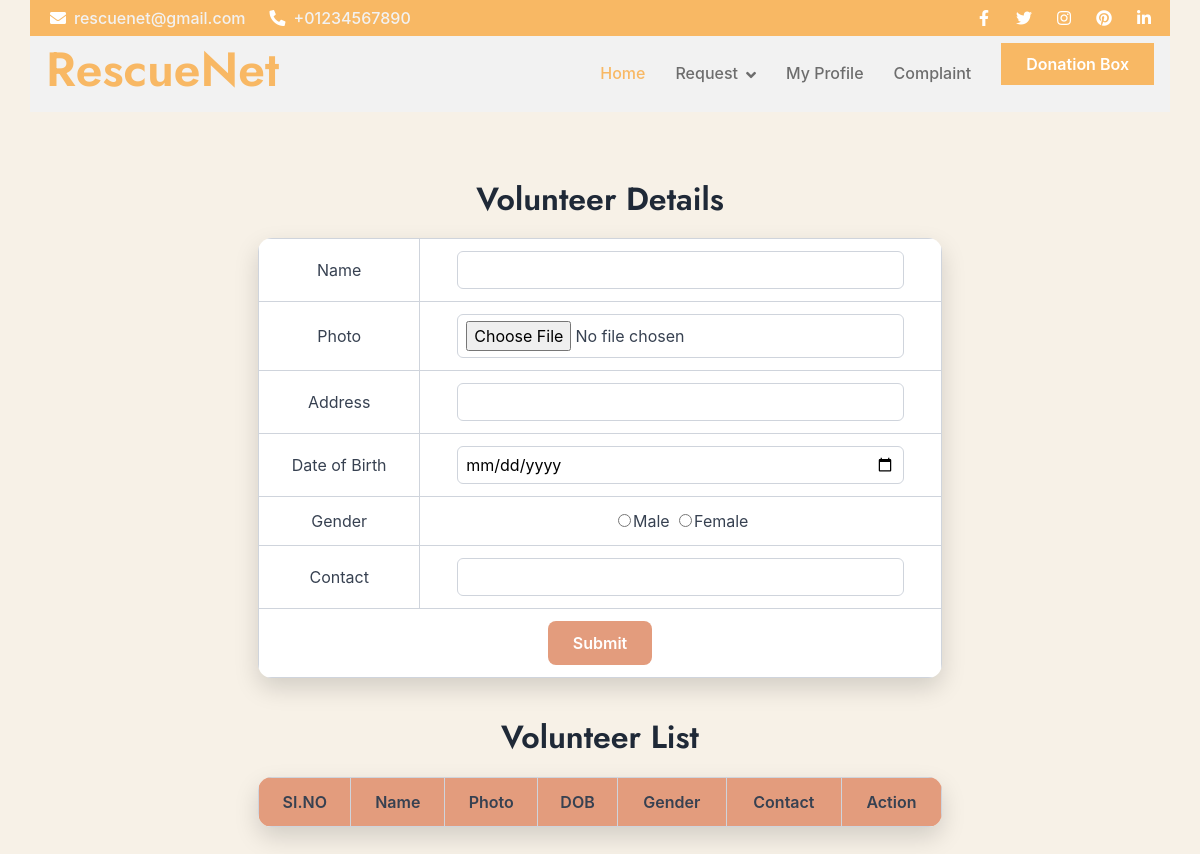
The page /Volunteer/Team/ (signed in) on the database as committed earlier.
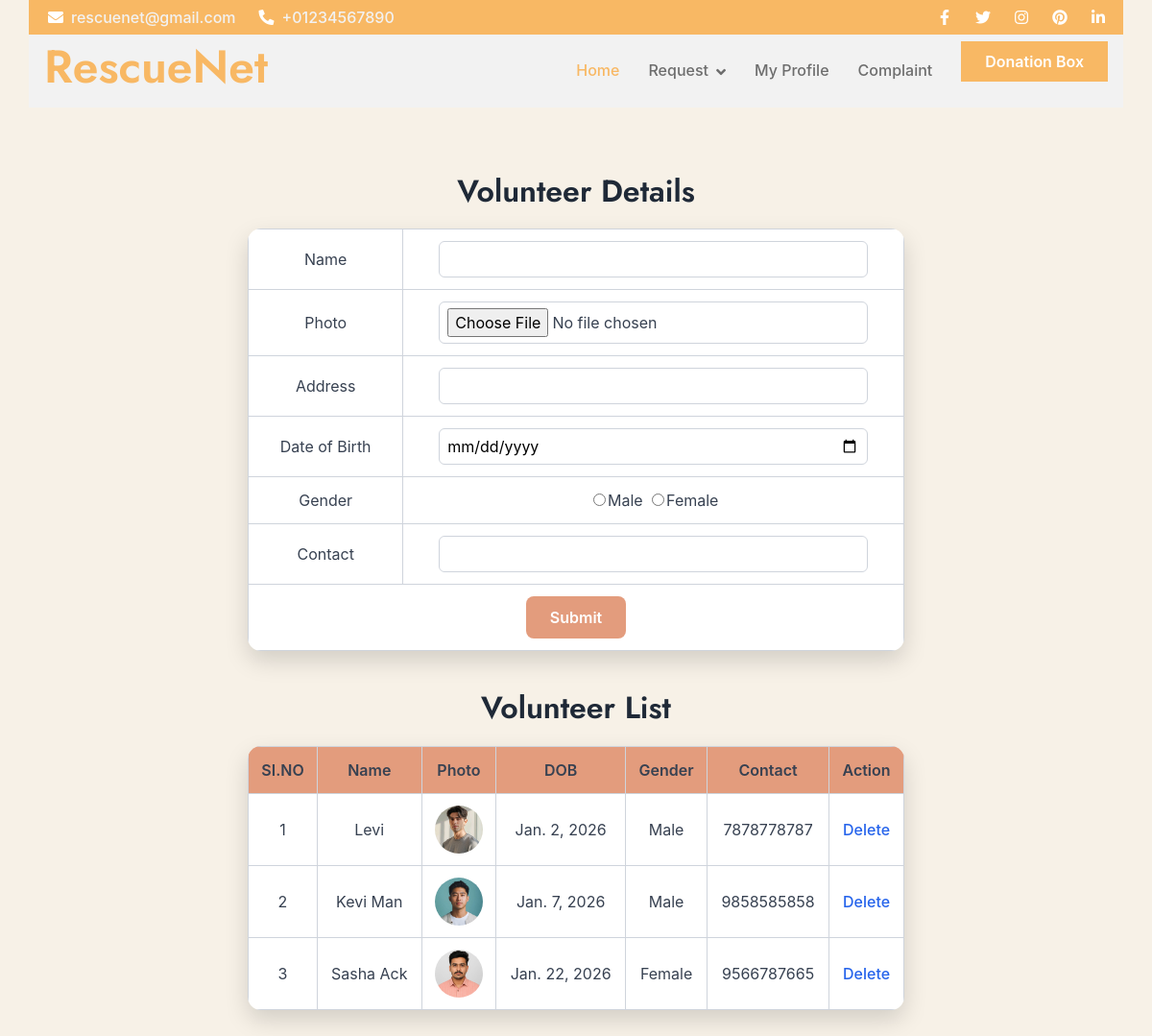
The same page on the database as committed later.
### Volunteer/models.py (models this page shows)
class tbl_team(models.Model):
    team_name=models.CharField(max_length=100)
    team_photo=models.FileField(upload_to="Assets/VolunteerDocs/")
    team_address=models.CharField(max_length=100)
    team_gender=models.CharField(max_length=100)
    team_dob=models.DateField()
    team_contact=models.CharField(max_length=100)
    volunteer_id=models.ForeignKey(tbl_volunteer,on_delete=models.CASCADE)

### Volunteer/views.py (the view, shortened to what this page needs)
# urls.py: path("Team/",views.Team,name="Team"),
def Team(request):
    if "vid" not in request.session:
        return redirect("Guest:Login")
    volunteer = tbl_volunteer.objects.get(id=request.session["vid"])
    teamdata = tbl_team.objects.filter(volunteer_id=volunteer)
    return render(request, "Volunteer/Team.html", {'teamdata': teamdata})

### Volunteer/Templates/Volunteer/Team.html (shortened to what this page needs)
{% extends 'Volunteer/Header.html' %}
{% block content %}
<!DOCTYPE html>
<html lang="en">
<head>
</head>
<body>
<h2>Volunteer Details</h2>
<form action="" method="post" enctype="multipart/form-data">
    <table>
        <tr>
            <td>Name</td>
            <td><input type="text" name="txt_name" id="txt_name"></td>
        </tr>
        <tr>
            <td>Photo</td>
            <td><input type="file" name="file_photo" id="file_photo"></td>
        </tr>
        <tr>
            <td>Address</td>
            <td><input type="text" name="txt_address" id="txt_address"></td>
        </tr>
        <tr>
            <td>Date of Birth</td>
            <td><input type="date" name="txt_date" id="txt_date"></td>
        </tr>
        <tr>
            <td>Gender</td>
            <td>
                <input type="radio" name="txt_gender" value="Male">Male
                <input type="radio" name="txt_gender" value="Female">Female
            </td>
        </tr>
        <tr>
            <td>Contact</td>
            <td><input type="text" name="txt_contact" id="txt_contact"></td>
        </tr>
        <tr>
            <td colspan="2" align="center"><input type="submit" value="Submit"></td>
        </tr>
    </table>
</form>
<h2>Volunteer List</h2>
<table>
    <tr>
        <th>SI.NO</th>
        <th>Name</th>
        <th>Photo</th>
        <th>DOB</th>
        <th>Gender</th>
        <th>Contact</th>
        <th>Action</th>
    </tr>
    {% for i in teamdata %}
    <tr>
        <td>{{ forloop.counter }}</td>
        <td>{{ i.team_name }}</td>
        <td>
            {% if i.team_photo %}
                <img src="{{ i.team_photo.url }}" alt="{{ i.team_name }}">
            {% else %}
                -
            {% endif %}
        </td>
        <td>{{ i.team_dob }}</td>
        <td>{{ i.team_gender }}</td>
        <td>{{ i.team_contact }}</td>
        <td><a href="{% url 'Volunteer:delteam' i.id %}">Delete</a></td>
    </tr>
    {% endfor %}
</table>
</body>
</html>
{% endblock %}

Rows that differ between the two databases and show on the page:
added tbl_team: team_name "Levi", team_photo (picture), team_dob "Jan. 2, 2026", team_gender "Male", team_contact "7878778787"
added tbl_team: team_name "Kevi Man", team_photo (picture), team_dob "Jan. 7, 2026", team_gender "Male", team_contact "9858585858"
added tbl_team: team_name "Sasha Ack", team_photo (picture), team_dob "Jan. 22, 2026", team_gender "Female", team_contact "9566787665"
